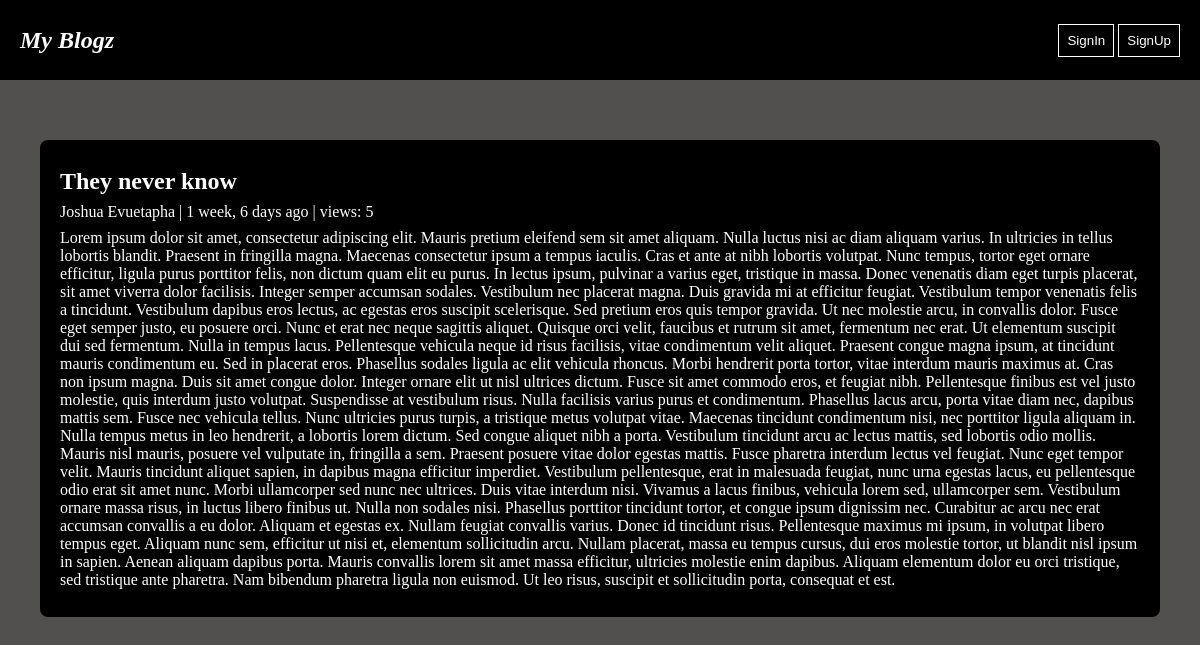
Screenshot of /post/2 with the database file from the repository.
### blog_app/models.py (models this page shows)
class Post(models.Model):
    user  = models.ForeignKey(User, on_delete=models.RESTRICT, related_name="user")
    title = models.CharField(max_length=150)
    content = models.TextField()
    views = models.IntegerField(default=0)
    date  = models.DateTimeField(default=datetime.now())

class User(AbstractUser):
    profile_image = models.FileField(upload_to="profiles")

### blog_app/views.py (the view)
# urls.py: path("post/<int:id>", post),
def post(request, id):
    post = Post.objects.get(id=id)
    post.views += 1
    post.save()
    return render(request, "post.html", { "post": post })

### blog_app/templates/post.html
{% extends "./base.html" %}
{% load static%}
{% block content %}
<div class="post">
    <h2> {{post.title}} </h2>
    <p> {{post.user.first_name}} {{post.user.last_name}} | {{post.date| timesince }} ago | views: {{post.views}}</p>
    <p> {{post.content}} </p>
</div>
{% endblock %}

### blog_app/static/css/style.css (style rules this page uses)
* { margin: 0; box-sizing: border-box; color: white; }
body { background-color: rgb(82, 79, 79); }
.post { background-color: black; margin-top: 20px; margin-bottom: 20px; padding: 20px; border-radius: 8px; }
.post > * { margin-top: 8px; margin-bottom: 8px; }

### rows the page displays
Post: title "They never know", user.first_name "Joshua", user.last_name "Evuetapha", date "1 week, 6 days", views "5", content "Lorem ipsum dolor sit amet, consectetur adipiscing elit. Mauris pretium eleifend sem sit amet aliquam. Nulla luctus nisi ac diam aliquam varius. In ultricies in tellus lobortis blandit. Praesent in fringilla magna. Maecenas consectetur ipsum a tempus iaculis. Cras et ante at nibh lobortis volutpat. Nunc tempus, tortor eget ornare efficitur, ligula purus porttitor felis, non dictum quam elit eu purus. In lectus ipsum, pulvinar a varius eget, tristique in massa. Donec venenatis diam eget turpis placerat, sit amet viverra dolor facilisis. Integer semper accumsan sodales. Vestibulum nec placerat magna. Duis gravida mi at efficitur feugiat. Vestibulum tempor venenatis felis a tincidunt.…"
